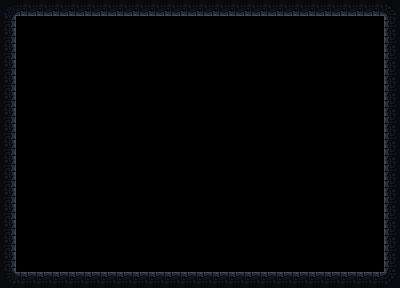

A level layout from a 2D game, rendered from its tile map. Below: a short description, then the map file with its tile-grid data intact:
An orthogonal 25x18 tile map with 16x16 px tiles, 4 tile layers (ground, ladders, jumpThrough, hidden) and 3 objects (boss, player, door).

<map version="1.2" tiledversion="1.2.0" orientation="orthogonal" renderorder="right-down" width="25" height="18" tilewidth="16" tileheight="16" infinite="0" nextlayerid="6" nextobjectid="44">
 <tileset firstgid="1" name="tileset" tilewidth="16" tileheight="16" tilecount="12" columns="12">
  <image source="tileset.png" trans="ff00ff" width="192" height="16" />
 </tileset>
 <layer id="1" name="ground" width="25" height="18">
  <data encoding="csv">
2684354565,3221225476,3221225476,3221225476,3221225476,3221225476,3221225476,3221225476,3221225476,3221225476,3221225476,3221225476,3221225476,3221225476,3221225476,3221225476,3221225476,3221225476,3221225476,3221225476,3221225476,3221225476,3221225476,3221225476,1610612742,
3221225479,0,0,0,0,0,0,0,0,0,0,0,0,0,0,0,0,0,0,0,0,0,0,0,7,
3221225479,0,0,0,0,0,0,0,0,0,0,0,0,0,0,0,0,0,0,0,0,0,0,0,7,
3221225479,0,0,0,0,0,0,0,0,0,0,0,0,0,0,0,0,0,0,0,0,0,0,0,7,
3221225479,0,0,0,0,0,0,0,0,0,0,0,0,0,0,0,0,0,0,0,0,0,0,0,7,
3221225479,0,0,0,0,0,0,0,0,0,0,0,0,0,0,0,0,0,0,0,0,0,0,0,7,
3221225479,0,0,0,0,0,0,0,0,0,0,0,0,0,0,0,0,0,0,0,0,0,0,0,7,
3221225479,0,0,0,0,0,0,0,0,0,0,0,0,0,0,0,0,0,0,0,0,0,0,0,7,
3221225479,0,0,0,0,0,0,0,0,0,0,0,0,0,0,0,0,0,0,0,0,0,0,0,7,
3221225479,0,0,0,0,0,0,0,0,0,0,0,0,0,0,0,0,0,0,0,0,0,0,0,7,
3221225479,0,0,0,0,0,0,0,0,0,0,0,0,0,0,0,0,0,0,0,0,0,0,0,7,
3221225479,0,0,0,0,0,0,0,0,0,0,0,0,0,0,0,0,0,0,0,0,0,0,0,7,
3221225479,0,0,0,0,0,0,0,0,0,0,0,0,0,0,0,0,0,0,0,0,0,0,0,7,
3221225479,0,0,0,0,0,0,0,0,0,0,0,0,0,0,0,0,0,0,0,0,0,0,0,7,
3221225479,0,0,0,0,0,0,0,0,0,0,0,0,0,0,0,0,0,0,0,0,0,0,0,7,
3221225479,0,0,0,0,0,0,0,0,0,0,0,0,0,0,0,0,0,0,0,0,0,0,0,7,
3221225479,0,0,0,0,0,0,0,0,0,0,0,0,0,0,0,0,0,0,0,0,0,0,0,7,
5,4,4,4,4,4,4,4,4,4,4,4,4,4,4,4,4,4,4,4,4,4,4,4,6
</data>
 </layer>
 <layer id="2" name="ladders" width="25" height="18">
  <data encoding="csv">
0,0,0,0,0,0,0,0,0,0,0,0,0,0,0,0,0,0,0,0,0,0,0,0,0,
0,0,0,0,0,0,0,0,0,0,0,0,0,0,0,0,0,0,0,0,0,0,0,0,0,
0,0,0,0,0,0,0,0,0,0,0,0,0,0,0,0,0,0,0,0,0,0,0,0,0,
0,0,0,0,0,0,0,0,0,0,0,0,0,0,0,0,0,0,0,0,0,0,0,0,0,
0,0,0,0,0,0,0,0,0,0,0,0,0,0,0,0,0,0,0,0,0,0,0,0,0,
0,0,0,0,0,0,0,0,0,0,0,0,0,0,0,0,0,0,0,0,0,0,0,0,0,
0,0,0,0,0,0,0,0,0,0,0,0,0,0,0,0,0,0,0,0,0,0,0,0,0,
0,0,0,0,0,0,0,0,0,0,0,0,0,0,0,0,0,0,0,0,0,0,0,0,0,
0,0,0,0,0,0,0,0,0,0,0,0,0,0,0,0,0,0,0,0,0,0,0,0,0,
0,0,0,0,0,0,0,0,0,0,0,0,0,0,0,0,0,0,0,0,0,0,0,0,0,
0,0,0,0,0,0,0,0,0,0,0,0,0,0,0,0,0,0,0,0,0,0,0,0,0,
0,0,0,0,0,0,0,0,0,0,0,0,0,0,0,0,0,0,0,0,0,0,0,0,0,
0,0,0,0,0,0,0,0,0,0,0,0,0,0,0,0,0,0,0,0,0,0,0,0,0,
0,0,0,0,0,0,0,0,0,0,0,0,0,0,0,0,0,0,0,0,0,0,0,0,0,
0,0,0,0,0,0,0,0,0,0,0,0,0,0,0,0,0,0,0,0,0,0,0,0,0,
0,0,0,0,0,0,0,0,0,0,0,0,0,0,0,0,0,0,0,0,0,0,0,0,0,
0,0,0,0,0,0,0,0,0,0,0,0,0,0,0,0,0,0,0,0,0,0,0,0,0,
0,0,0,0,0,0,0,0,0,0,0,0,0,0,0,0,0,0,0,0,0,0,0,0,0
</data>
 </layer>
 <layer id="3" name="jumpThrough" width="25" height="18">
  <data encoding="csv">
0,0,0,0,0,0,0,0,0,0,0,0,0,0,0,0,0,0,0,0,0,0,0,0,0,
0,0,0,0,0,0,0,0,0,0,0,0,0,0,0,0,0,0,0,0,0,0,0,0,0,
0,0,0,0,0,0,0,0,0,0,0,0,0,0,0,0,0,0,0,0,0,0,0,0,0,
0,0,0,0,0,0,0,0,0,0,0,0,0,0,0,0,0,0,0,0,0,0,0,0,0,
0,0,0,0,0,0,0,0,0,0,0,0,0,0,0,0,0,0,0,0,0,0,0,0,0,
0,0,0,0,0,0,0,0,0,0,0,0,0,0,0,0,0,0,0,0,0,0,0,0,0,
0,0,0,0,0,0,0,0,0,0,0,0,0,0,0,0,0,0,0,0,0,0,0,0,0,
0,0,0,0,0,0,0,0,0,0,0,0,0,0,0,0,0,0,0,0,0,0,0,0,0,
0,0,0,0,0,0,0,0,0,0,0,0,0,0,0,0,0,0,0,0,0,0,0,0,0,
0,0,0,0,0,0,0,0,0,0,0,0,0,0,0,0,0,0,0,0,0,0,0,0,0,
0,0,0,0,0,0,0,0,0,0,0,0,0,0,0,0,0,0,0,0,0,0,0,0,0,
0,0,0,0,0,0,0,0,0,0,0,0,0,0,0,0,0,0,0,0,0,0,0,0,0,
0,0,0,0,0,0,0,0,0,0,0,0,0,0,0,0,0,0,0,0,0,0,0,0,0,
0,0,0,0,0,0,0,0,0,0,0,0,0,0,0,0,0,0,0,0,0,0,0,0,0,
0,0,0,0,0,0,0,0,0,0,0,0,0,0,0,0,0,0,0,0,0,0,0,0,0,
0,0,0,0,0,0,0,0,0,0,0,0,0,0,0,0,0,0,0,0,0,0,0,0,0,
0,0,0,0,0,0,0,0,0,0,0,0,0,0,0,0,0,0,0,0,0,0,0,0,0,
0,0,0,0,0,0,0,0,0,0,0,0,0,0,0,0,0,0,0,0,0,0,0,0,0
</data>
 </layer>
 <layer id="4" name="hidden" width="25" height="18">
  <data encoding="csv">
0,0,0,0,0,0,0,0,0,0,0,0,0,0,0,0,0,0,0,0,0,0,0,0,0,
0,0,0,0,0,0,0,0,0,0,0,0,0,0,0,0,0,0,0,0,0,0,0,0,0,
0,0,0,0,0,0,0,0,0,0,0,0,0,0,0,0,0,0,0,0,0,0,0,0,0,
0,0,0,0,0,0,0,0,0,0,0,0,0,0,0,0,0,0,0,0,0,0,0,0,0,
0,0,0,0,0,0,0,0,0,0,0,0,0,0,0,0,0,0,0,0,0,0,0,0,0,
0,0,0,0,0,0,0,0,0,0,0,0,0,0,0,0,0,0,0,0,0,0,0,0,0,
0,0,0,0,0,0,0,0,0,0,0,0,0,0,0,0,0,0,0,0,0,0,0,0,0,
0,0,0,0,0,0,0,0,0,0,0,0,0,0,0,0,0,0,0,0,0,0,0,0,0,
0,0,0,0,0,0,0,0,0,0,0,0,0,0,0,0,0,0,0,0,0,0,0,0,0,
0,0,0,0,0,0,0,0,0,0,0,0,0,0,0,0,0,0,0,0,0,0,0,0,0,
0,0,0,0,0,0,0,0,0,0,0,0,0,0,0,0,0,0,0,0,0,0,0,0,0,
0,0,0,0,0,0,0,0,0,0,0,0,0,0,0,0,0,0,0,0,0,0,0,0,0,
0,0,0,0,0,0,0,0,0,0,0,0,0,0,0,0,0,0,0,0,0,0,0,0,0,
0,0,0,0,0,0,0,0,0,0,0,0,0,0,0,0,0,0,0,0,0,0,0,0,0,
0,0,0,0,0,0,0,0,0,0,0,0,0,0,0,0,0,0,0,0,0,0,0,0,0,
0,0,0,0,0,0,0,0,0,0,0,0,0,0,0,0,0,0,0,0,0,0,0,0,0,
0,0,0,0,0,0,0,0,0,0,0,0,0,0,0,0,0,0,0,0,0,0,0,0,0,
0,0,0,0,0,0,0,0,0,0,0,0,0,0,0,0,0,0,0,0,0,0,0,0,0
</data>
 </layer>
 <objectgroup id="5" name="entities">
  <object id="37" name="boss" x="273" y="198" width="16" height="16" />
  <object id="42" name="player" x="47" y="239" width="16" height="16" />
  <object id="43" name="door" x="367" y="254" width="16" height="16" />
 </objectgroup>
</map>
